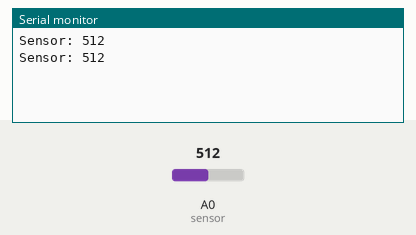
Bench run of a sketch on a simulated Arduino Uno, built with avr-gcc and run on an emulated ATmega328P. Parts: the last lines printed to the serial monitor. The test bench sets the inputs (shaded band); at power-on: A0 (sensor) = 512.

Above: at 1.8 s.
1.9 s: A0 (sensor) set to 716
At 2.6 s:
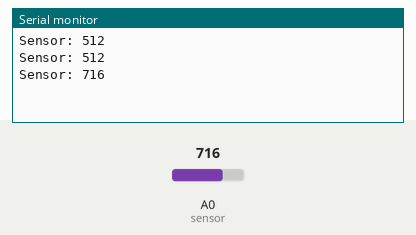
3.4 s: A0 (sensor) set to 900
At 4.8 s:
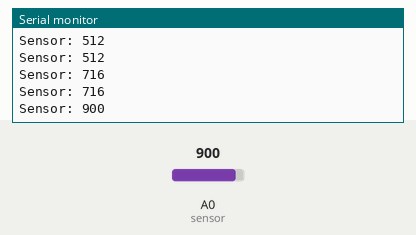
Timing chart, 0 to 6.4 s (numbered marks = the images above; inputs shaded):
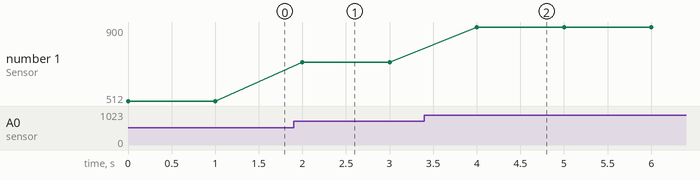

Measured:
- after the input at 1.9 s, the serial monitor: prints a new line after 0.10 s (image 1)
- after the input at 3.4 s, the serial monitor: prints a new line after 0.60 s (image 2)
- plotted number 1: 512 → 716 after the input at 1.9 s, 716 → 900 after the input at 3.4 s

The sketch:

POTENSIOMETER_NODEMCU.ino
```cpp
int sensor = A0;
int nilai;


void setup(){
  Serial.begin(9600);
}

void loop(){
  nilai = analogRead(sensor);
  Serial.print("Sensor: ");
  Serial.println(nilai);
  delay(1000);
}
```
